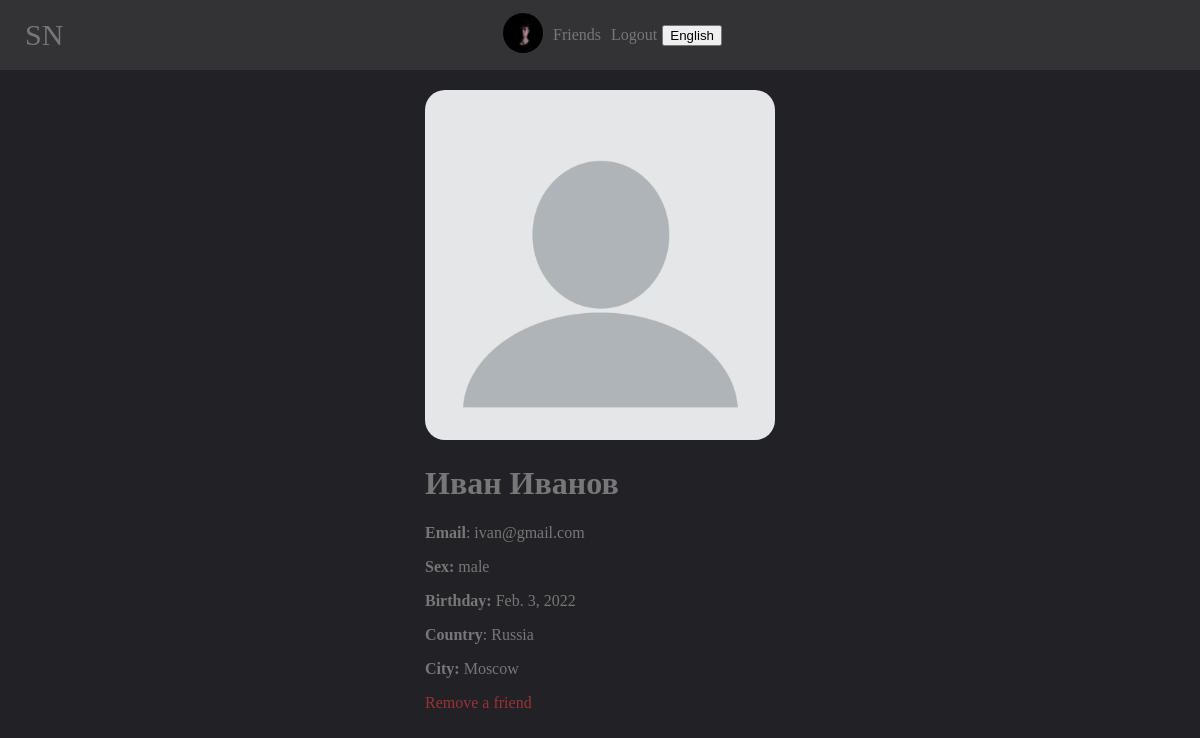
The page /ivan (signed in) on the database its author committed.
### mainpage/models.py (models this page shows, shortened)
class UserDetail(models.Model):
    user = models.ForeignKey(User, on_delete=models.CASCADE)
    age = models.DateField(null=True, blank=True)
    photo = models.ForeignKey(Photo, on_delete=models.SET_NULL, null=True, blank=True)
    permissions = models.CharField(max_length=10, default="public")
    country = models.CharField(max_length=100, null=True, blank=True)
    city = models.CharField(max_length=100, null=True, blank=True)
    sex = models.CharField(max_length=10, choices=(('male', 'male'), ('female', 'female'), ('None', 'None')),
                           default=('None', 'None'))
    def get_photo(self):
        if self.photo:
            return self.photo
        else:
            return settings.STATIC_URL + "/mainpage/img/user.png"

class Photo(models.Model):
    photo = models.ImageField(upload_to='photos')
    date = models.DateTimeField()
    user = models.ForeignKey(User, on_delete=models.SET_NULL, null=True)
    permissions = models.CharField(max_length=10, default="public")
    def __str__(self):
        return self.photo.url

### mainpage/views.py (the view)
# urls.py: path('<str:username>', views.AccountView.as_view()),
class AccountView(View):
    def get(self, request, username):
        return AccountIDView.get(self, request, username=username)

### mainpage/views.py (called while the page is built)
def base(func):
    def wrapper(self, request, **kwargs):
        content = {}
        if request.user.is_authenticated:
            content = {'your_user': UserDetail.objects.get(user=request.user)}
        return func(self, request, content=content, **kwargs)
    return wrapper

def get_sex(request, sex):
    if sex == 'male':
        return get_wordlist(request).Account.sex_names['male']
    elif sex == 'female':
        return get_wordlist(request).Account.sex_names['female']
    else:
        return get_wordlist(request).Account.sex_names['none']

def get_wordlist(request):
    langs_list = {
        'en': langs.EN,
        'ru': langs.RU,
    }
    if 'lang' in request.COOKIES:
        lang = request.COOKIES['lang']
        try:
            return langs_list[lang]
        except:
            return langs_list['en']
    else:
        return langs_list['en']

### mainpage/templates/mainpage/account.html (shortened to what this page needs)
{% extends 'mainpage/base.html' %}
{% load static %}
{% block content %}
    <link rel="stylesheet" href="{% static 'mainpage/account.css' %}">
    <div class="account">
        {% if permissions != "closed" %}
            {% if user_view.photo %}
                <img class="account_photo" src="{{ user_view.photo }}">
            {% else %}
                <img class="account_photo" src="{% static 'mainpage/img/user.png' %}">
            {% endif %}
        {% endif %}
        {% if edit_permissions == False %}
            <h1>{{ user_view.user.first_name }} {{ user_view.user.last_name }}</h1>
            {% if permissions != 'closed' %}
                <p><b>{{ list.email }}</b>: {{ user_view.user.email }}</p>
                <p><b>{{ list.sex }}: </b>{{ get_sex }}</p>
                <p><b>{{ list.age }}: </b>{{ user_view.age }}</p>
                <p><b>{{ list.country }}</b>: {{ user_view.country }}</p>
                <p><b>{{ list.city }}: </b>{{ user_view.city }}</p>
                {% if user.is_authenticated %}
                    {% if user.id != user_view.user.id %}
                        {{ user_to_user|safe }}
                    {% endif %}
                {% endif %}
            {% else %}
                <h3>{{ list.permissions }}</h3>
            {% endif %}
        {% endif %}
    </div>
{% endblock %}

### mainpage/templates/mainpage/base.html (shortened to what this page needs)
<!doctype html>
{% load static %}
<html lang="en">
<head>
    <link rel="stylesheet" href="{% static "mainpage/base.css" %}">
</head>
<body>
<header>
    <a class="NAME" href="/">{{ list.NAME }}</a>
    {% if user.is_authenticated %}
        <a href="/account"><img width="40px" style="border-radius: 999px" src="{{ your_user.get_photo }}"></a>
        <a href="/friends">{{ list.Friends }}</a>
        <a href="/logout?url={{ request.path }}">{{ list.LogOut }}</a>
    {% endif %}
    <button onclick="choose_lang()">{{ list.choose_lang }}</button>
</header>
<main>
    {% block content %}
{% endblock %}
</main>
</body>
</html>

### mainpage/static/mainpage/base.css (style rules this page uses)
body { padding: 0; margin: 0; background: #222226; color: #777; font-family: Calibri; }
header { background: #333336; padding: 10px; color: #FFF; display: flex; align-items: center; justify-content: center; position: fixed; width: 100vw; height: 50px; left: 0; top: 0; }
.NAME { position: fixed; left: 20px; font-size: 30px; }
header a { text-decoration: none; margin: 5px; color: #777; }
main { padding: 20px; padding-top: 90px; }
main a { text-decoration: none; color: #777; }

### mainpage/static/mainpage/account.css (style rules this page uses)
.account_photo { border-radius: 20px; width: 350px; }
main { display: flex; flex-flow: column; align-items: center; }
.remove_friend { color: #993333; }

### rows shown on the page
UserDetail: get_photo (picture)
UserDetail: user.first_name "Иван", user.last_name "Иванов", user.email "ivan@gmail.com", age "Feb. 3, 2022", country "Russia", city "Moscow"

### other values the page prints
{{ list.NAME }} "SN"
{{ list.Friends }} "Friends"
{{ list.LogOut }} "Logout"
{{ list.choose_lang }} "English"
{{ list.email }} "Email"
{{ list.sex }} "Sex"
{{ get_sex }} "male"
{{ list.age }} "Birthday"
{{ list.country }} "Country"
{{ list.city }} "City"
{{ user_to_user|safe }} "Remove a friend"
